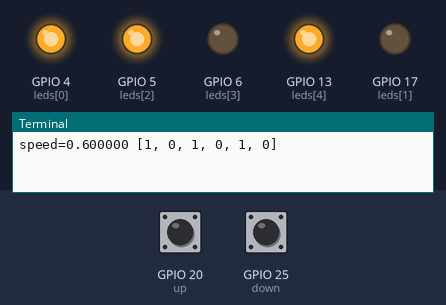
Simulated run of this program. Board: Raspberry Pi (BCM pin numbers). Parts: output pins drawn as LEDs (lit = HIGH), the last lines printed to the terminal. Inputs (shaded band) come from the test bench; at power-on: GPIO 20 (up) HIGH, GPIO 25 (down) HIGH.

Above: at 0.3 s.
At 2.1 s:
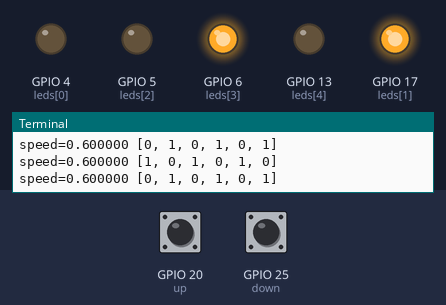
Timing chart, 0 to 3.0 s (numbered marks = the images above):
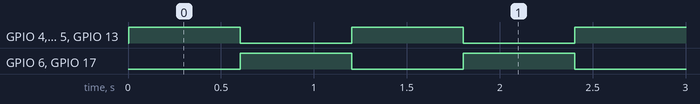

Measured:
- by itself, GPIO 4 (leds[0]), GPIO 5 (leds[2]), GPIO 6 (leds[3]), GPIO 13 (leds[4]), GPIO 17 (leds[1]): alternates HIGH for 0.60 s and LOW for 0.60 s

The program:

led_array.1.py
```python
from gpiozero import LED, Button
from time import sleep

MAX_SPEED = 2
MIN_SPEED = 0.2
speed = 0.6
Button.delta = 0.2

def on_btn_press(btn):
    global speed
    new_val = speed + btn.delta
    if new_val > MIN_SPEED and new_val < MAX_SPEED:
        speed = new_val

up = Button(20)
up.delta = 0.2
up.when_pressed = on_btn_press

down = Button(25)
down.delta = -0.2
down.when_pressed = on_btn_press


leds = [
	LED(4),
	LED(17),
	LED(5),
	LED(6),
	LED(13)
]

def turn_on_leds(leds, value):
    for pos, led in enumerate(leds):
        if pos < len(value):
            if value[pos]:
                led.on()
            else:
                led.off()


def shift_left(arr):
    x = arr.pop(0)
    arr.append(x)


def go(onoff):
    while True:
        shift_left(onoff)
        print "speed=%f %s" % (speed, onoff)
        turn_on_leds(leds, onoff)
        sleep(speed)


twins = [1,1,0,0,0]
blink = [0,1,0,1,0,1]
fill = [0,0,0,0,1,1,1,1,1]


if __name__ == "__main__":
    try:
        go(blink)

    except KeyboardInterrupt:
        exit(0)
```
